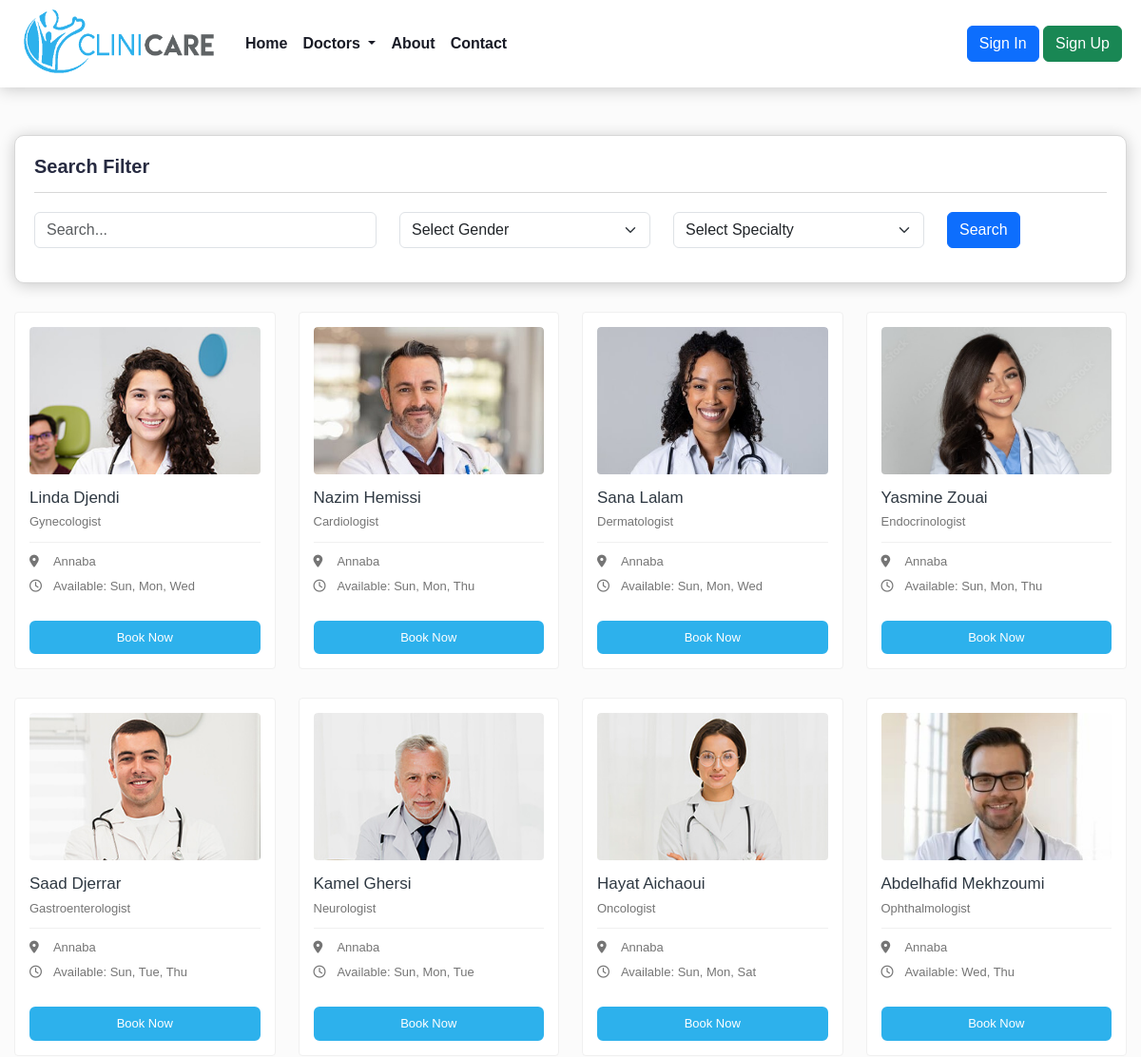
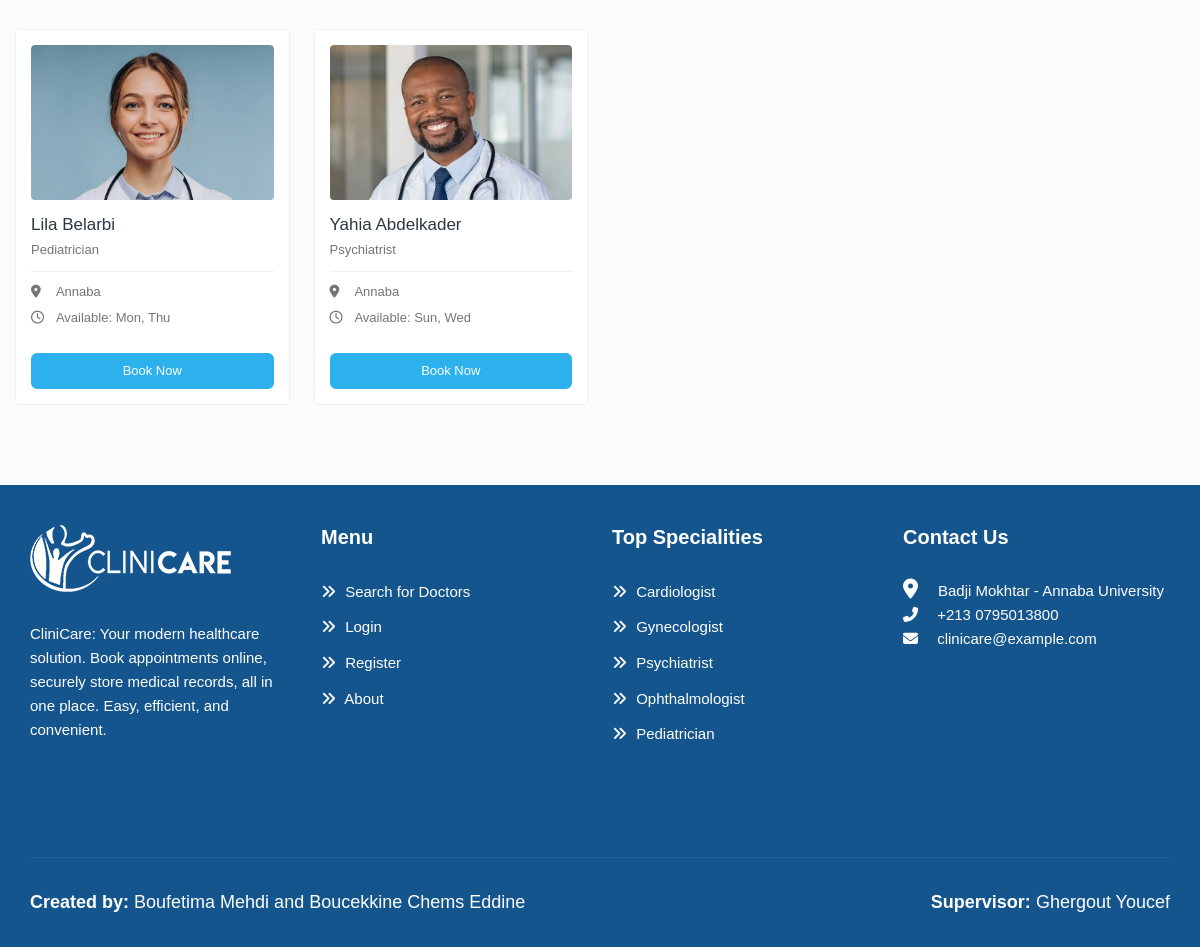
/search-doctors.php, run on the app's committed database (2 pictures, top to bottom).
### tables this page shows
CREATE TABLE `doctors` (
  `doctorid` int(11) NOT NULL,
  `firstname` varchar(100) DEFAULT NULL,
  `lastname` varchar(100) DEFAULT NULL,
  `email` varchar(100) DEFAULT NULL,
  `password` varchar(100) DEFAULT NULL,
  `speciality` varchar(100) DEFAULT NULL,
  `startdate` date DEFAULT NULL,
  `workdays` varchar(100) DEFAULT NULL,
  `address` varchar(255) DEFAULT NULL,
  `state` varchar(100) DEFAULT NULL,
  `mobile` varchar(20) DEFAULT NULL,
  `birthdate` date DEFAULT NULL,
  `gender` enum('Male','Female') DEFAULT NULL,
  `bloodgroup` varchar(5) DEFAULT NULL,
  `photo_path` varchar(255) DEFAULT NULL
);

### search-doctors.php (the view, shortened to what this page needs)
<?php
  require_once 'header.php';
  ?>
<div class="content">
  <div class="container">
    <div class="search-box">
      <h2>Search Filter</h2>
      <div class="centered-form">
        <form action="<?php echo htmlspecialchars($_SERVER["PHP_SELF"]); ?>" method="GET" class="row">
          <div class="col-4">
            <input type="text" class="form-control" id="name" name="name" placeholder="Search...">
          </div>
          <div class="col-3">
            <select class="form-select" name="gender" id="gender">
              <option value="" selected>Select Gender</option>
            </select>
          </div>
          <div class="col-3">
            <select class="form-select" id="specialty" name="specialty">
              <option value="" selected>Select Specialty</option>
            </select>
          </div>
          <div class="col">
            <input class="btn btn-primary mb-3" type="submit" value="Search">
          </div>
        </form>
      </div>
    </div>
    <div class="row">
      <?php
      $sql = "SELECT * FROM doctors WHERE 1=1";
      $result = $conn->query($sql);
      if ($result->num_rows > 0) {
          while ($row = $result->fetch_assoc()) {
              echo "
            <div class='col-md-3'>
              <div class='profile-widget'>
                <div class='doc-img'>
                  <a href='doctor-profile.html'>
                    <img class='img-fluid' alt='Doctor Photo' src='" . $row['photo_path'] . "'>
                  </a>
                </div>
                <div class='pro-content'>
                  <h3 class='title'>
                  <a>" . $row['firstname'] . " " . $row['lastname'] . "</a>
                  </h3>
                  <p class='speciality'>" . $row['speciality'] . "</p>
                  <ul class='available-info'>
                    <li>
                      <i class='fas fa-map-marker-alt'></i> " . $row['state'] . "
                    </li>
                    <li>
                      <i class='far fa-clock'></i> Available: " . $row['workdays'] . "
                    </li>
                  </ul>
                  <div class='row row-sm'>
                    <div class='col'>
                      <a href='" . (isset($_SESSION['patient_loggedin']) ? "appointment.php?doctorid=" . $row['doctorid'] : "login.php") . "' class='btn book-btn'>Book Now</a>
                    </div>
                  </div>
                </div>
              </div>
            </div>
              ";
          }
      } else {
        echo "<h2>No results found</h2>";
      }
      ?>
    </div>
  </div>
</div>
  <?php require_once 'footer.php'; ?>

### header.php (shortened to what this page needs)
<!DOCTYPE html>
<html lang="en">
<head>
  <link rel="stylesheet" href="assets/css/owl.carousel.min.css">
  <link rel="stylesheet" href="assets/css/owl.theme.default.min.css">
  <link rel="stylesheet" href="assets/css/bootstrap.min.css"/>
  <link rel="stylesheet" href="assets/css/normalize.css">
  <link property="stylesheet" rel='stylesheet' href='assets/css/style.css' type='text/css' media='all'/>
  <link rel="stylesheet" href="assets/css/dashboard.css">
  <link rel="stylesheet" href="assets/css/fontawesome/css/fontawesome.min.css">
  <link rel="stylesheet" href="assets/css/fontawesome/css/all.min.css">
</head>
<body>
<header>
    <nav class="navbar navbar-expand-lg navbar-light bg-light">
      <div class="container-fluid d-flex justify-content-between"> <a class="navbar-brand" href="#">
          <img class="logo" src="assets/img/logo/logo11.png" alt="logo">
        </a>
        <nav class="collapse navbar-collapse" id="navbarSupportedContent"> <ul class="navbar-nav mr-auto">  <li class="nav-item active">
              <a class="nav-link" href="/clinicare/">Home <span class="sr-only">(current)</span></a>
            </li>
<li class="nav-item dropdown">
  <a class="nav-link dropdown-toggle" href="#" id="navbarDropdownDoctor" role="button" data-bs-toggle="dropdown" aria-haspopup="true" aria-expanded="false">
    Doctors
  </a>
</li>
            <li class="nav-item">
              <a class="nav-link" href="aboutus.php">About</a>
            </li>
            <li class="nav-item">
              <a class="nav-link" href="contactus.php">Contact</a>
            </li>
          </ul>
        </nav>
        <div class="signup-in">
    <?php if (isset($_SESSION['patient_loggedin']) && $_SESSION['patient_loggedin']) { ?>
        <a class="btn btn-primary mr-2" href="patient_dashboard.php?patientid=<?php echo urlencode($_SESSION['patientid']); ?>">Profile</a>
        <a class="btn btn-primary mr-2" href="logout-fonction.php">Logout</a>
    <?php } else { ?>
        <a class="btn btn-primary mr-2" href="login.php">Sign In</a>
        <a class="btn btn-success" href="signup.php">Sign Up</a>
    <?php } ?>
        </div>
      </div>
    </nav>
  </header>

### footer.php (shortened to what this page needs)
<footer class="footer">
          <div class="footer-top">
            <div class="container-fluid">
              <div class="row">
                <div class="col-lg-3 col-md-6">
                  <div class="footer-widget footer-about">
                    <div class="footer-logo">
                      <img src="assets/img/logo/footerlogo.png" alt="logo">
                    </div>
                    <div class="footer-about-content">
                      <p>CliniCare: Your modern healthcare solution. Book appointments online, securely store medical records, all in one place. Easy, efficient, and convenient.</p>
                    </div>
                  </div>
                </div>
                <div class="col-lg-3 col-md-6">
                  <div class="footer-widget footer-menu">
                    <h2 class="footer-title">Menu</h2>
                    <ul>
                      <li><a href="search-doctors.php"><i class="fas fa-angle-double-right"></i> Search for Doctors</a></li>
                      <li><a href="login.php"><i class="fas fa-angle-double-right"></i> Login</a></li>
                      <li><a href="signup.php"><i class="fas fa-angle-double-right"></i> Register</a></li>
                      <li><a href="signup.php"><i class="fas fa-angle-double-right"></i> About</a></li>
                    </ul>
                  </div>
                </div>
                <div class="col-lg-3 col-md-6">
                  <div class="footer-widget footer-menu">
                    <h2 class="footer-title">Top Specialities</h2>
                    <ul>
                      <li><a href="search-doctors.php?name=&gender=&specialty=Cardiologist"><i class="fas fa-angle-double-right"></i> Cardiologist</a></li>
                      <li><a href="search-doctors.php?name=&gender=&specialty=Gynecologist"><i class="fas fa-angle-double-right"></i> Gynecologist</a></li>
                      <li><a href="search-doctors.php?name=&gender=&specialty=Psychiatrist"><i class="fas fa-angle-double-right"></i> Psychiatrist</a></li>
                      <li><a href="search-doctors.php?name=&gender=&specialty=Ophthalmologist"><i class="fas fa-angle-double-right"></i> Ophthalmologist</a></li>
                      <li><a href="search-doctors.php?name=&gender=&specialty=Pediatrician"><i class="fas fa-angle-double-right"></i> Pediatrician</a></li>
                    </ul>
                  </div>
                </div>
                <div class="col-lg-3 col-md-6">
                  <div class="footer-widget footer-contact">
                    <h2 class="footer-title">Contact Us</h2>
                    <div class="footer-contact-info">
                      <div class="footer-address">
                        <span><i class="fas fa-map-marker-alt"></i></span>
                        <p>Badji Mokhtar - Annaba University</p>
                      </div>
                      <p>
                        <i class="fas fa-phone-alt"></i>
                        +213 0795013800
                      </p>
                      <p class="mb-0">
                        <i class="fas fa-envelope"></i>
                        clinicare@example.com
                      </p>
                    </div>
                  </div>
                </div>
              </div>
            </div>
          </div>
          <div class="footer-bottom">
            <div class="container-fluid">
              <div class="created-by">
                <div class="row">
                  <div class="col-md-6 col-lg-6">
                    <div class="created-text">
                      <p><span>Created by:</span> Boufetima Mehdi and Boucekkine Chems Eddine</p>
                    </div>
                  </div>
                  <div class="col-md-6 col-lg-6">
                    <div class="created-text supervisor">
                      <p><span>Supervisor:</span> Ghergout Youcef</p>
                    </div>
                  </div>
                </div>
              </div>
            </div>
          </div>
</footer>
</body>
</html>

### assets/css/dashboard.css (style rules this page uses)
:root { --poppins: "Poppins", sans-serif; --lato: "Lato", sans-serif; --light: #f9f9f9; --blue: #3c91e6; --light-blue: #cfe8ff; --grey: #eee; --dark-grey: #aaaaaa; --dark: #342e37; --red: #db504a; --yellow: #ffce26; --light-yellow: #fff2c6; --orange: #fd7238; --light-orange: #ffe0d3; }
* { --webkit-box-sizing: border-box; --moz-box-sizing: border-box; box-sizing: border-box; margin: 0; padding: 0; }
a { text-decoration: none; }
li { list-style: none; }
ol, ul { padding-left: 0; }
p { margin: 0; }
body { font-family: "Poppins", sans-serif; font-weight: normal; font-style: normal; color: #6b7280; overflow-x: hidden; font-size: 1rem; line-height: 1.6; }
.container { margin-left: auto; margin-right: auto; padding-left: 15px; padding-right: 15px; max-width: 1200px; }

### data on the page
doctors: photo_path (picture), firstname "Linda", lastname "Djendi", speciality "Gynecologist", state "Annaba", workdays "Sun, Mon, Wed"
doctors: photo_path (picture), firstname "Nazim", lastname "Hemissi", speciality "Cardiologist", state "Annaba", workdays "Sun, Mon, Thu"
doctors: photo_path (picture), firstname "Sana", lastname "Lalam", speciality "Dermatologist", state "Annaba", workdays "Sun, Mon, Wed"
doctors: photo_path (picture), firstname "Yasmine", lastname "Zouai", speciality "Endocrinologist", state "Annaba", workdays "Sun, Mon, Thu"
doctors: photo_path (picture), firstname "Saad", lastname "Djerrar", speciality "Gastroenterologist", state "Annaba", workdays "Sun, Tue, Thu"
doctors: photo_path (picture), firstname "Kamel", lastname "Ghersi", speciality "Neurologist", state "Annaba", workdays "Sun, Mon, Tue"
doctors: photo_path (picture), firstname "Hayat", lastname "Aichaoui", speciality "Oncologist", state "Annaba", workdays "Sun, Mon, Sat"
doctors: photo_path (picture), firstname "Abdelhafid", lastname "Mekhzoumi", speciality "Ophthalmologist", state "Annaba", workdays "Wed, Thu"
doctors: photo_path (picture), firstname "Lila", lastname "Belarbi", speciality "Pediatrician", state "Annaba", workdays "Mon, Thu"
doctors: photo_path (picture), firstname "Yahia", lastname "Abdelkader", speciality "Psychiatrist", state "Annaba", workdays "Sun, Wed"
